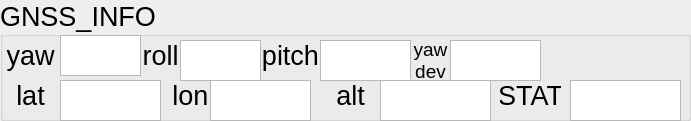
     <widget class="QGroupBox" name="gb2_gnss_info">
      <property name="enabled">
       <bool>true</bool>
      </property>
      <property name="geometry">
       <rect>
        <x>0</x>
        <y>310</y>
        <width>691</width>
        <height>121</height>
       </rect>
      </property>
      <property name="palette">
       <palette>
        <active>
         <colorrole role="Base">
          <brush brushstyle="SolidPattern">
           <color alpha="255">
            <red>255</red>
            <green>255</green>
            <blue>255</blue>
           </color>
          </brush>
         </colorrole>
         <colorrole role="Window">
          <brush brushstyle="SolidPattern">
           <color alpha="255">
            <red>238</red>
            <green>238</green>
            <blue>236</blue>
           </color>
          </brush>
         </colorrole>
        </active>
        <inactive>
         <colorrole role="Base">
          <brush brushstyle="SolidPattern">
           <color alpha="255">
            <red>255</red>
            <green>255</green>
            <blue>255</blue>
           </color>
          </brush>
         </colorrole>
         <colorrole role="Window">
          <brush brushstyle="SolidPattern">
           <color alpha="255">
            <red>238</red>
            <green>238</green>
            <blue>236</blue>
           </color>
          </brush>
         </colorrole>
        </inactive>
        <disabled>
         <colorrole role="Base">
          <brush brushstyle="SolidPattern">
           <color alpha="255">
            <red>238</red>
            <green>238</green>
            <blue>236</blue>
           </color>
          </brush>
         </colorrole>
         <colorrole role="Window">
          <brush brushstyle="SolidPattern">
           <color alpha="255">
            <red>238</red>
            <green>238</green>
            <blue>236</blue>
           </color>
          </brush>
         </colorrole>
        </disabled>
       </palette>
      </property>
      <property name="font">
       <font>
        <pointsize>20</pointsize>
       </font>
      </property>
      <property name="autoFillBackground">
       <bool>true</bool>
      </property>
      <property name="title">
       <string>GNSS_INFO</string>
      </property>
      <widget class="QLabel" name="lb2_gnss_yaw">
       <property name="geometry">
        <rect>
         <x>0</x>
         <y>40</y>
         <width>61</width>
         <height>31</height>
        </rect>
       </property>
       <property name="font">
        <font>
         <pointsize>20</pointsize>
        </font>
       </property>
       <property name="cursor">
        <cursorShape>SplitVCursor</cursorShape>
       </property>
       <property name="text">
        <string>yaw</string>
       </property>
       <property name="scaledContents">
        <bool>false</bool>
       </property>
       <property name="alignment">
        <set>Qt::AlignCenter</set>
       </property>
      </widget>
      <widget class="QTextEdit" name="tx2_gnss_yaw">
       <property name="geometry">
        <rect>
         <x>60</x>
         <y>35</y>
         <width>81</width>
         <height>41</height>
        </rect>
       </property>
       <property name="font">
        <font>
         <pointsize>20</pointsize>
        </font>
       </property>
       <property name="autoFillBackground">
        <bool>true</bool>
       </property>
       <property name="lineWidth">
        <number>0</number>
       </property>
       <property name="verticalScrollBarPolicy">
        <enum>Qt::ScrollBarAlwaysOff</enum>
       </property>
       <property name="horizontalScrollBarPolicy">
        <enum>Qt::ScrollBarAlwaysOff</enum>
       </property>
       <property name="readOnly">
        <bool>true</bool>
       </property>
       <property name="textInteractionFlags">
        <set>Qt::TextSelectableByMouse</set>
       </property>
      </widget>
      <widget class="QLabel" name="lb2_gnss_roll">
       <property name="geometry">
        <rect>
         <x>130</x>
         <y>40</y>
         <width>61</width>
         <height>31</height>
        </rect>
       </property>
       <property name="font">
        <font>
         <pointsize>20</pointsize>
        </font>
       </property>
       <property name="cursor">
        <cursorShape>SplitVCursor</cursorShape>
       </property>
       <property name="text">
        <string>roll</string>
       </property>
       <property name="scaledContents">
        <bool>false</bool>
       </property>
       <property name="alignment">
        <set>Qt::AlignCenter</set>
       </property>
      </widget>
      <widget class="QTextEdit" name="tx2_gnss_roll">
       <property name="geometry">
        <rect>
         <x>180</x>
         <y>40</y>
         <width>81</width>
         <height>41</height>
        </rect>
       </property>
       <property name="font">
        <font>
         <pointsize>20</pointsize>
        </font>
       </property>
       <property name="autoFillBackground">
        <bool>true</bool>
       </property>
       <property name="lineWidth">
        <number>0</number>
       </property>
       <property name="verticalScrollBarPolicy">
        <enum>Qt::ScrollBarAlwaysOff</enum>
       </property>
       <property name="horizontalScrollBarPolicy">
        <enum>Qt::ScrollBarAlwaysOff</enum>
       </property>
       <property name="readOnly">
        <bool>true</bool>
       </property>
       <property name="textInteractionFlags">
        <set>Qt::TextSelectableByMouse</set>
       </property>
      </widget>
      <widget class="QLabel" name="lb2_gnss_pitch">
       <property name="geometry">
        <rect>
         <x>260</x>
         <y>40</y>
         <width>61</width>
         <height>31</height>
        </rect>
       </property>
       <property name="font">
        <font>
         <pointsize>20</pointsize>
        </font>
       </property>
       <property name="cursor">
        <cursorShape>SplitVCursor</cursorShape>
       </property>
       <property name="text">
        <string>pitch</string>
       </property>
       <property name="scaledContents">
        <bool>false</bool>
       </property>
       <property name="alignment">
        <set>Qt::AlignCenter</set>
       </property>
      </widget>
      <widget class="QTextEdit" name="tx2_gnss_pitch">
       <property name="geometry">
        <rect>
         <x>320</x>
         <y>40</y>
         <width>91</width>
         <height>41</height>
        </rect>
       </property>
       <property name="font">
        <font>
         <pointsize>20</pointsize>
        </font>
       </property>
       <property name="autoFillBackground">
        <bool>true</bool>
       </property>
       <property name="lineWidth">
        <number>0</number>
       </property>
       <property name="verticalScrollBarPolicy">
        <enum>Qt::ScrollBarAlwaysOff</enum>
       </property>
       <property name="horizontalScrollBarPolicy">
        <enum>Qt::ScrollBarAlwaysOff</enum>
       </property>
       <property name="readOnly">
        <bool>true</bool>
       </property>
       <property name="textInteractionFlags">
        <set>Qt::TextSelectableByMouse</set>
       </property>
      </widget>
      <widget class="QLabel" name="lb2_gnss_OK">
       <property name="geometry">
        <rect>
         <x>500</x>
         <y>80</y>
         <width>61</width>
         <height>31</height>
        </rect>
       </property>
       <property name="font">
        <font>
         <pointsize>20</pointsize>
        </font>
       </property>
       <property name="cursor">
        <cursorShape>SplitVCursor</cursorShape>
       </property>
       <property name="text">
        <string>STAT</string>
       </property>
       <property name="scaledContents">
        <bool>false</bool>
       </property>
       <property name="alignment">
        <set>Qt::AlignCenter</set>
       </property>
      </widget>
      <widget class="QTextEdit" name="tx2_gnss_ok">
       <property name="geometry">
        <rect>
         <x>570</x>
         <y>80</y>
         <width>111</width>
         <height>41</height>
        </rect>
       </property>
       <property name="font">
        <font>
         <pointsize>20</pointsize>
        </font>
       </property>
       <property name="autoFillBackground">
        <bool>true</bool>
       </property>
       <property name="lineWidth">
        <number>0</number>
       </property>
       <property name="verticalScrollBarPolicy">
        <enum>Qt::ScrollBarAlwaysOff</enum>
       </property>
       <property name="horizontalScrollBarPolicy">
        <enum>Qt::ScrollBarAlwaysOff</enum>
       </property>
       <property name="readOnly">
        <bool>true</bool>
       </property>
       <property name="textInteractionFlags">
        <set>Qt::TextSelectableByMouse</set>
       </property>
      </widget>
      <widget class="QLabel" name="lb2_gnss_lat">
       <property name="geometry">
        <rect>
         <x>0</x>
         <y>80</y>
         <width>61</width>
         <height>31</height>
        </rect>
       </property>
       <property name="font">
        <font>
         <pointsize>20</pointsize>
        </font>
       </property>
       <property name="cursor">
        <cursorShape>SplitVCursor</cursorShape>
       </property>
       <property name="text">
        <string>lat</string>
       </property>
       <property name="scaledContents">
        <bool>false</bool>
       </property>
       <property name="alignment">
        <set>Qt::AlignCenter</set>
       </property>
      </widget>
      <widget class="QTextEdit" name="tx2_gnss_lat">
       <property name="geometry">
        <rect>
         <x>60</x>
         <y>80</y>
         <width>101</width>
         <height>41</height>
        </rect>
       </property>
       <property name="font">
        <font>
         <pointsize>20</pointsize>
        </font>
       </property>
       <property name="autoFillBackground">
        <bool>true</bool>
       </property>
       <property name="lineWidth">
        <number>0</number>
       </property>
       <property name="verticalScrollBarPolicy">
        <enum>Qt::ScrollBarAlwaysOff</enum>
       </property>
       <property name="horizontalScrollBarPolicy">
        <enum>Qt::ScrollBarAlwaysOff</enum>
       </property>
       <property name="readOnly">
        <bool>true</bool>
       </property>
       <property name="textInteractionFlags">
        <set>Qt::TextSelectableByMouse</set>
       </property>
      </widget>
      <widget class="QLabel" name="lb2_gnss_lon">
       <property name="geometry">
        <rect>
         <x>160</x>
         <y>80</y>
         <width>61</width>
         <height>31</height>
        </rect>
       </property>
       <property name="font">
        <font>
         <pointsize>20</pointsize>
        </font>
       </property>
       <property name="cursor">
        <cursorShape>SplitVCursor</cursorShape>
       </property>
       <property name="text">
        <string>lon</string>
       </property>
       <property name="scaledContents">
        <bool>false</bool>
       </property>
       <property name="alignment">
        <set>Qt::AlignCenter</set>
       </property>
      </widget>
      <widget class="QTextEdit" name="tx2_gnss_lon">
       <property name="geometry">
        <rect>
         <x>210</x>
         <y>80</y>
         <width>101</width>
         <height>41</height>
        </rect>
       </property>
       <property name="font">
        <font>
         <pointsize>20</pointsize>
        </font>
       </property>
       <property name="autoFillBackground">
        <bool>true</bool>
       </property>
       <property name="lineWidth">
        <number>0</number>
       </property>
       <property name="verticalScrollBarPolicy">
        <enum>Qt::ScrollBarAlwaysOff</enum>
       </property>
       <property name="horizontalScrollBarPolicy">
        <enum>Qt::ScrollBarAlwaysOff</enum>
       </property>
       <property name="readOnly">
        <bool>true</bool>
       </property>
       <property name="textInteractionFlags">
        <set>Qt::TextSelectableByMouse</set>
       </property>
      </widget>
      <widget class="QLabel" name="lb2_gnss_alt">
       <property name="geometry">
        <rect>
         <x>320</x>
         <y>80</y>
         <width>61</width>
         <height>31</height>
        </rect>
       </property>
       <property name="font">
        <font>
         <pointsize>20</pointsize>
        </font>
       </property>
       <property name="cursor">
        <cursorShape>SplitVCursor</cursorShape>
       </property>
       <property name="text">
        <string>alt</string>
       </property>
       <property name="scaledContents">
        <bool>false</bool>
       </property>
       <property name="alignment">
        <set>Qt::AlignCenter</set>
       </property>
      </widget>
      <widget class="QTextEdit" name="tx2_gnss_alt">
       <property name="geometry">
        <rect>
         <x>380</x>
         <y>80</y>
         <width>111</width>
         <height>41</height>
        </rect>
       </property>
       <property name="font">
        <font>
         <pointsize>20</pointsize>
        </font>
       </property>
       <property name="autoFillBackground">
        <bool>true</bool>
       </property>
       <property name="lineWidth">
        <number>0</number>
       </property>
       <property name="verticalScrollBarPolicy">
        <enum>Qt::ScrollBarAlwaysOff</enum>
       </property>
       <property name="horizontalScrollBarPolicy">
        <enum>Qt::ScrollBarAlwaysOff</enum>
       </property>
       <property name="readOnly">
        <bool>true</bool>
       </property>
       <property name="textInteractionFlags">
        <set>Qt::TextSelectableByMouse</set>
       </property>
      </widget>
      <widget class="QTextEdit" name="tx2_gnss_yaw_dev">
       <property name="geometry">
        <rect>
         <x>450</x>
         <y>40</y>
         <width>91</width>
         <height>41</height>
        </rect>
       </property>
       <property name="font">
        <font>
         <pointsize>20</pointsize>
        </font>
       </property>
       <property name="autoFillBackground">
        <bool>true</bool>
       </property>
       <property name="lineWidth">
        <number>0</number>
       </property>
       <property name="verticalScrollBarPolicy">
        <enum>Qt::ScrollBarAlwaysOff</enum>
       </property>
       <property name="horizontalScrollBarPolicy">
        <enum>Qt::ScrollBarAlwaysOff</enum>
       </property>
       <property name="readOnly">
        <bool>true</bool>
       </property>
       <property name="textInteractionFlags">
        <set>Qt::TextSelectableByMouse</set>
       </property>
      </widget>
      <widget class="QLabel" name="lb2_gnss_yaw_dev">
       <property name="geometry">
        <rect>
         <x>400</x>
         <y>40</y>
         <width>61</width>
         <height>41</height>
        </rect>
       </property>
       <property name="font">
        <font>
         <pointsize>14</pointsize>
        </font>
       </property>
       <property name="cursor">
        <cursorShape>SplitVCursor</cursorShape>
       </property>
       <property name="text">
        <string>yaw
dev</string>
       </property>
       <property name="scaledContents">
        <bool>false</bool>
       </property>
       <property name="alignment">
        <set>Qt::AlignCenter</set>
       </property>
      </widget>
     </widget>
